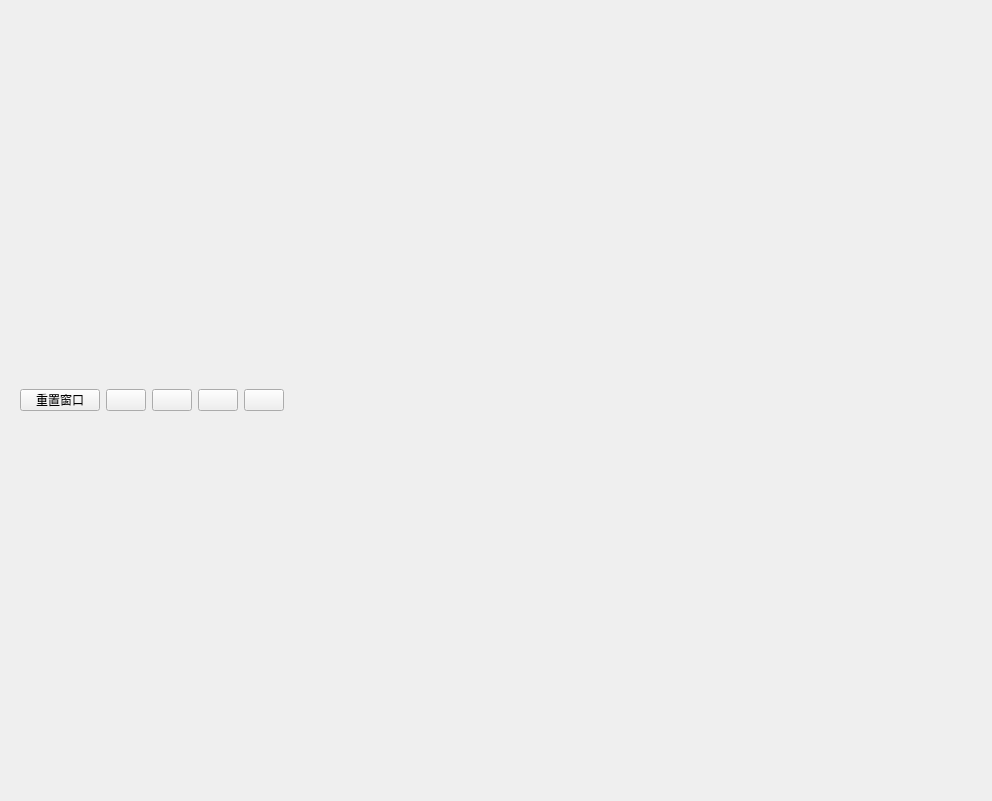
<?xml version="1.0" encoding="UTF-8"?>
<ui version="4.0">
 <class>Form</class>
 <widget class="QWidget" name="Form">
  <property name="geometry">
   <rect>
    <x>0</x>
    <y>0</y>
    <width>992</width>
    <height>801</height>
   </rect>
  </property>
  <property name="windowTitle">
   <string>Form</string>
  </property>
  <layout class="QVBoxLayout" name="verticalLayout">
   <item>
    <layout class="QHBoxLayout" name="horizontalLayout">
     <item>
      <widget class="QWidget" name="widget" native="true">
       <property name="maximumSize">
        <size>
         <width>16777215</width>
         <height>40</height>
        </size>
       </property>
       <layout class="QHBoxLayout" name="horizontalLayout_2">
        <item>
         <widget class="QPushButton" name="pushButton_3">
          <property name="text">
           <string>重置窗口</string>
          </property>
         </widget>
        </item>
        <item>
         <widget class="QPushButton" name="pushButton_4">
          <property name="text">
           <string/>
          </property>
         </widget>
        </item>
        <item>
         <widget class="QPushButton" name="pushButton_2">
          <property name="text">
           <string/>
          </property>
         </widget>
        </item>
        <item>
         <widget class="QPushButton" name="pushButton_6">
          <property name="text">
           <string/>
          </property>
         </widget>
        </item>
        <item>
         <widget class="QPushButton" name="pushButton_5">
          <property name="text">
           <string/>
          </property>
         </widget>
        </item>
        <item>
         <spacer name="horizontalSpacer">
          <property name="orientation">
           <enum>Qt::Horizontal</enum>
          </property>
          <property name="sizeHint" stdset="0">
           <size>
            <width>40</width>
            <height>20</height>
           </size>
          </property>
         </spacer>
        </item>
       </layout>
      </widget>
     </item>
    </layout>
   </item>
  </layout>
 </widget>
 <resources/>
 <connections>
  <connection>
   <sender>pushButton_3</sender>
   <signal>clicked()</signal>
   <receiver>Form</receiver>
   <slot>set_scale()</slot>
   <hints>
    <hint type="sourcelabel">
     <x>201</x>
     <y>342</y>
    </hint>
    <hint type="destinationlabel">
     <x>661</x>
     <y>-38</y>
    </hint>
   </hints>
  </connection>
 </connections>
 <slots>
  <slot>debug()</slot>
  <slot>set_scale()</slot>
  <slot>set_ms_event_size()</slot>
  <slot>delete_all_ms()</slot>
 </slots>
</ui>
